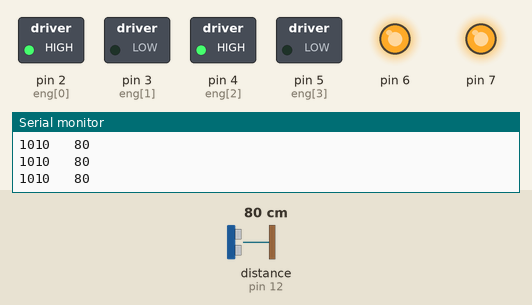
A sketch run on a simulated Arduino Uno, built with avr-gcc and run on an emulated ATmega328P. Parts: switched loads named in the sketch (green lamp = pin HIGH), output pins drawn as LEDs (lit = HIGH), the last lines printed to the serial monitor. The inputs (shaded band) are chosen by the test bench; at power-on: distance to the obstacle (sensor on pin 12) 80 cm. The echo pulse lasts 58.3 µs per cm.

Above: at 1.2 s.
1.3 s: distance to the obstacle (sensor on pin 12) set to 27 cm
4.3 s: distance to the obstacle (sensor on pin 12) set to 23 cm
At 5.3 s:
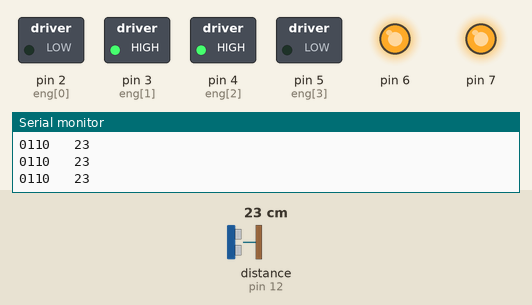
5.8 s: distance to the obstacle (sensor on pin 12) set to 35 cm
At 6.4 s:
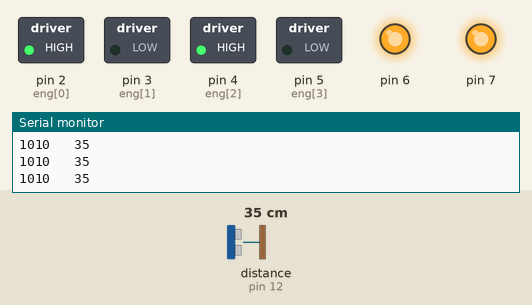
7.3 s: distance to the obstacle (sensor on pin 12) set to 2 cm
At 8.6 s:
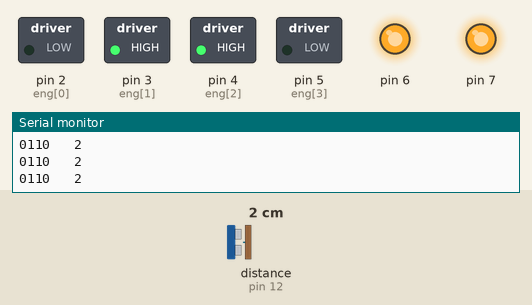
Timing chart, 0 to 9.8 s (numbered marks = the images above; inputs shaded):
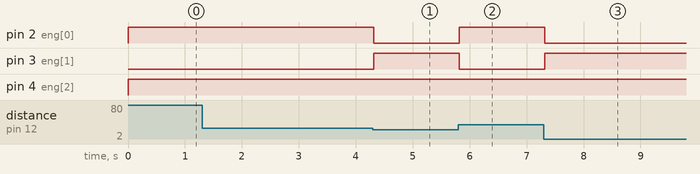

The sketch:

proyect_moon.ino
```cpp
#include <Ultrasonic.h>
#define S0 8
#define S1 9
#define S2 10
#define S3 11
#define sensorOut 2
int frequencyR = 0;
int frequencyG = 0;
int frequencyB = 0;


int eng[4]={2,3,4,5}; //engines (left right)
boolean engp[4]={false,false,false,false};
Ultrasonic sens(13, 12);
int dist;

void setup() {
  Serial.begin(9600);
  for(int i=0;i<4;i++){pinMode(eng[i],OUTPUT);  }//engines definition
 pinMode(6,OUTPUT); pinMode(7,OUTPUT);
 digitalWrite(6,HIGH);digitalWrite(7,HIGH);
}

void loop() {
  eng_update();
  dist=sens.read();
  Serial.print(engp[0]);Serial.print(engp[1]);Serial.print(engp[2]);
  Serial.print(engp[3]);Serial.print("   ");Serial.println(dist);
  if(dist<25){rright();}else{forward();}
}
```

color.ino
```cpp
/*
//const int ledPIN = 8;

void setup() {
  pinMode(S0, OUTPUT);
  pinMode(S1, OUTPUT);
  pinMode(S2, OUTPUT);
  pinMode(S3, OUTPUT);
  pinMode(sensorOut, INPUT);

  // Setting frequency-scaling to 100%
  digitalWrite(S0,HIGH);
  digitalWrite(S1,HIGH);

  Serial.begin(9600);

 //pinMode(ledPIN , OUTPUT);


}
void loop() {
  // Setting red filtered photodiodes to be read
  digitalWrite(S2,LOW);
  digitalWrite(S3,LOW);
  // Reading the output frequency
  frequencyR = pulseIn(sensorOut, LOW);
  // Printing the value on the serial monitor
  Serial.print("R= ");//printing name
  Serial.print(frequencyR);//printing RED color frequency
  Serial.print("  ");
  delay(100);
  // Setting Green filtered photodiodes to be read
  digitalWrite(S2,HIGH);
  digitalWrite(S3,HIGH);
  // Reading the output frequency
  frequencyG = pulseIn(sensorOut, LOW);
  // Printing the value on the serial monitor
  Serial.print("G= ");//printing name
  Serial.print(frequencyG);//printing RED color frequency
  Serial.print("  ");
  delay(100);
  // Setting Blue filtered photodiodes to be read
  digitalWrite(S2,LOW);
  digitalWrite(S3,HIGH);
  // Reading the output frequency
  frequencyB = pulseIn(sensorOut, LOW);
  // Printing the value on the serial monitor
  Serial.print("B= ");//printing name
  Serial.print(frequencyB);//printing RED color frequency
  Serial.println("  ");
  delay(100);


  SomeSendingDataFunction(frequencyR, frequencyG, frequencyB);

  //digitalWrite(ledPIN , LOW);
}*/
```

engines.ino
```cpp
void eng_update(){
  //updating the motor's state.
     for(int i=0;i<4;i++){digitalWrite(eng[i],engp[i]);}
}

// moving the robot.

void forward(){engp[0]=true;engp[1]=false;engp[2]=true;engp[3]=false;}
void back(){engp[0]=false;engp[1]=true;engp[2]=false;engp[3]=true;}
void left(){engp[0]=true;engp[1]=true;engp[2]=true;engp[3]=false;}
void right(){engp[0]=true;engp[1]=false;engp[2]=true;engp[3]=true;}
void rleft(){engp[0]=true;engp[1]=false;engp[2]=false;engp[3]=true;}
void rright(){engp[0]=false;engp[1]=true;engp[2]=true;engp[3]=false;}
void stoop(){engp[0]=true;engp[1]=true;engp[2]=true;engp[3]=true;}
```

Measured:
- the behaviour switches between 25 and 24 cm on distance to the obstacle (sensor on pin 12) (found by bisection; images 0 and 1)
- after the input at 4.3 s, pin 2 (eng[0]): HIGH → LOW at once; pin 3 (eng[1]): LOW → HIGH at once
- after the input at 5.8 s, pin 2 (eng[0]): LOW → HIGH at once; pin 3 (eng[1]): HIGH → LOW at once
- after the input at 7.3 s, pin 2 (eng[0]): HIGH → LOW at once; pin 3 (eng[1]): LOW → HIGH at once
